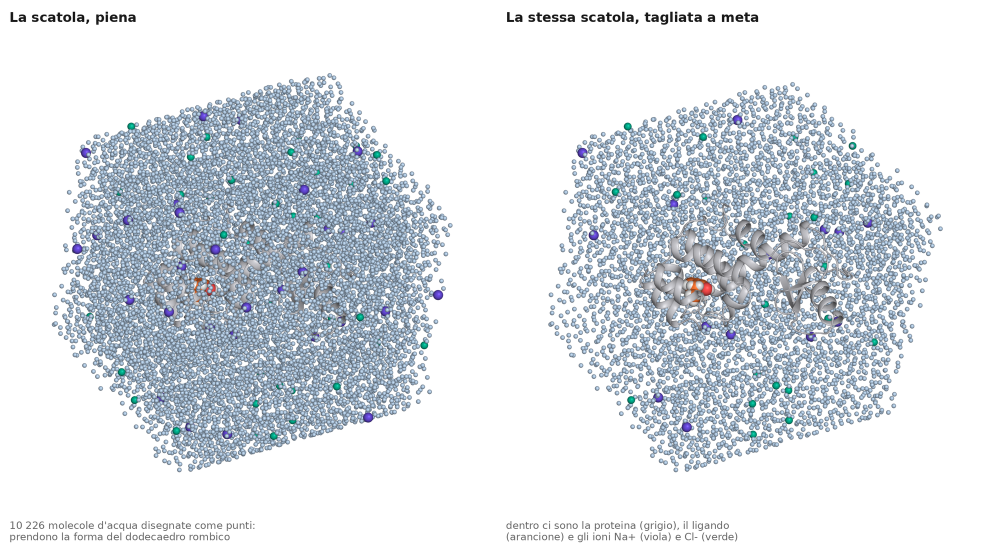
#> input picture img/00-sistema.png, 2000 x 1115 px, given in place of _an_rmsd.png, which was not available (shown at 1/2 size)
$ python fig_analisi.py ../../img/00-sistema.png ../../img/01-altloc.png
#> lines starting #> are read from the running program, lines starting #| are printed output that depends on the picture
### scripts/figure/grafici.py
"""Stile condiviso dai grafici e dagli schemi della guida.

Gli stessi colori delle immagini molecolari, cosi una curva blu e sempre la
stessa cosa di un atomo blu.  Richiede numpy e matplotlib.
"""
import matplotlib

matplotlib.use("Agg")
import matplotlib.pyplot as plt
import numpy as np

BLU, ARANCIO, ACQUA = "#257de0", "#f47230", "#00b894"
GIALLO, VIOLA, ROSSO = "#f2a600", "#6a4ce2", "#ec4647"
INCHIOSTRO, ATTENUATO, TENUE = "#191919", "#666666", "#d8d8d8"


def leggi_xvg(path):
    """Un .xvg e fatto di colonne di numeri, con commenti '#' e comandi '@'."""
    righe = []
    for l in open(path):
        l = l.strip()
        if not l or l[0] in "#@&":
            continue
        try:
            righe.append([float(v) for v in l.split()])
        except ValueError:
            continue
    return np.array(righe)


def stile(ax, xlabel="", ylabel="", titolo="", griglia="y"):
    if titolo:
        ax.set_title(titolo, color=INCHIOSTRO, fontsize=12.5,
                     fontweight="bold", loc="left", pad=10)
    ax.set_xlabel(xlabel, color=ATTENUATO, fontsize=10.5)
    ax.set_ylabel(ylabel, color=ATTENUATO, fontsize=10.5)
    ax.tick_params(colors=ATTENUATO, labelsize=9.5, length=3)
    for lato in ("top", "right"):
        ax.spines[lato].set_visible(False)
    for lato in ("left", "bottom"):
        ax.spines[lato].set_color(TENUE)
    if griglia:
        ax.grid(axis=griglia, color=TENUE, linewidth=0.7, alpha=0.9)
    ax.set_axisbelow(True)


# [6 lines left out: function pulisci, not called in this run]


def salva(fig, path, dpi=165):
    fig.savefig(path, dpi=dpi, facecolor="white", bbox_inches="tight")
    plt.close(fig)
    print("scritto", path)


GRASSETTO = "/usr/share/fonts/truetype/dejavu/DejaVuSans-Bold.ttf"
NORMALE = "/usr/share/fonts/truetype/dejavu/DejaVuSans.ttf"


def affianca(pannelli, uscita, didascalia="", titolo_h=50, didascalia_h=0,
             margine=18):
    """Affianca immagini gia pronte: [(percorso, etichetta), ...].

    Come comune.componi, ma senza PyMOL: serve negli script che girano col
    python di sistema.
    """
    from PIL import Image, ImageDraw, ImageFont

    imgs = [Image.open(p).convert("RGB") for p, _ in pannelli]
    h = max(i.height for i in imgs)
    larghezze = [int(i.width * h / i.height) for i in imgs]
    imgs = [i.resize((w, h), Image.LANCZOS) for i, w in zip(imgs, larghezze)]

    W = sum(larghezze) + (len(imgs) + 1) * margine
    H = titolo_h + h + didascalia_h + 2 * margine
    tela = Image.new("RGB", (W, H), "white")
    d = ImageDraw.Draw(tela)
    f_t = ImageFont.truetype(GRASSETTO, 32)
    f_c = ImageFont.truetype(NORMALE, 25)

    x = margine
    for (p, etichetta), im in zip(pannelli, imgs):
        if etichetta:
            d.text((x + 6, margine + 4), etichetta, font=f_t, fill=(25, 25, 25))
        tela.paste(im, (x, margine + titolo_h))
        x += im.width + margine
    if didascalia:
        d.text((margine + 6, margine + titolo_h + h + 8), didascalia,
               font=f_c, fill=(102, 102, 102))
    tela.save(uscita)
    print("composto", uscita, tela.size)

### scripts/figure/fig_analisi.py
"""Pagina 08: RMSD e RMSF, il concetto accanto al risultato.

   python3 fig_analisi.py <cartella_analisi> <cartella_img>

Si aspetta di trovare in <cartella_img> i pannelli molecolari prodotti da
fig_analisi_mol.py (_an_rmsd.png e _an_rmsf.png).
"""
import os
import sys

sys.path.insert(0, os.path.dirname(os.path.abspath(__file__)))
import grafici as g
import matplotlib.pyplot as plt
import numpy as np

andir, odir = sys.argv[1], sys.argv[2]

# ==========================================================================
# 08-rmsd.png
# ==========================================================================
fig, ax = plt.subplots(figsize=(6.4, 5.4))
for nome, colore, etichetta in (("rmsd_backbone.xvg", g.BLU, "scheletro proteico"),
                                ("rmsd_jz4.xvg", g.ARANCIO, "ligando JZ4")):
    p = os.path.join(andir, nome)
    if not os.path.exists(p):
        continue
    d = g.leggi_xvg(p)
    ax.plot(d[:, 0], d[:, 1], color=colore, linewidth=1.8, label=etichetta)
    # le due curve finiscono quasi alla stessa altezza: le scritte dirette
    # vanno scostate a mano, altrimenti si sovrappongono
    dy = 11 if colore == g.ARANCIO else -11
    ax.annotate(etichetta, (d[-1, 0], d[-1, 1]), xytext=(6, dy),
                textcoords="offset points", color=colore, fontsize=9.5,
                va="center", fontweight="bold")
g.stile(ax, "tempo (ns)", "RMSD (nm)")
ax.legend(frameon=False, fontsize=9.5, labelcolor=g.ATTENUATO, loc="lower right")
ax.margins(x=0.20)
grafico = os.path.join(odir, "_rmsd_plot.png")
g.salva(fig, grafico)

g.affianca(
    [(os.path.join(odir, "_an_rmsd.png"), "A. Che cosa misura"),
     (grafico, "B. Che cosa viene fuori")],
    os.path.join(odir, "08-rmsd.png"),
    didascalia=(
        "A: il primo fotogramma (grigio) e l'ultimo (blu), sovrapposti sugli atomi CA.  L'RMSD e la distanza media\n"
        "fra atomi corrispondenti DOPO la sovrapposizione: senza, misurerebbe solo il fatto che la proteina si e spostata.\n"
        "B: una curva piatta vuol dire che la struttura tiene.  Il ligando (arancione) oscilla di piu della proteina perche\n"
        "e una molecola piccola in una tasca, non perche se ne stia andando."),
    didascalia_h=130,
)
#> in affianca, `imgs = [Image.open(p).convert("RGB") for p, _ in pannelli]`: imgs = 2 items
#> in affianca, `h = max(i.height for i in imgs)`: h = 1115
#> in affianca, `larghezze = [int(i.width * h / i.height) for i in imgs]`: larghezze = [2000, 1309]
#> in affianca, `W = sum(larghezze) + (len(imgs) + 1) * margine`: W = 3363
#> in affianca, `H = titolo_h + h + didascalia_h + 2 * margine`: H = 1331
#> in affianca, `tela = Image.new("RGB", (W, H), "white")`: tela: PIL image 3363x1331 RGB; every value is 255
#> the loop in affianca, `for (p, etichetta), im in zip(pannelli, imgs):` made 2 passes
#> (p, etichetta, x) on passes 1 to 2: ('../../img/01-altloc.png/_an_rmsd.png', 'A. Che cosa misura', 2036), ('../../img/01-altloc.png/_rmsd_plot.png', 'B. Che cosa viene fuori', 3363)
#> after the loop in affianca, `for (p, etichetta), im in zip(pannelli, imgs):`:
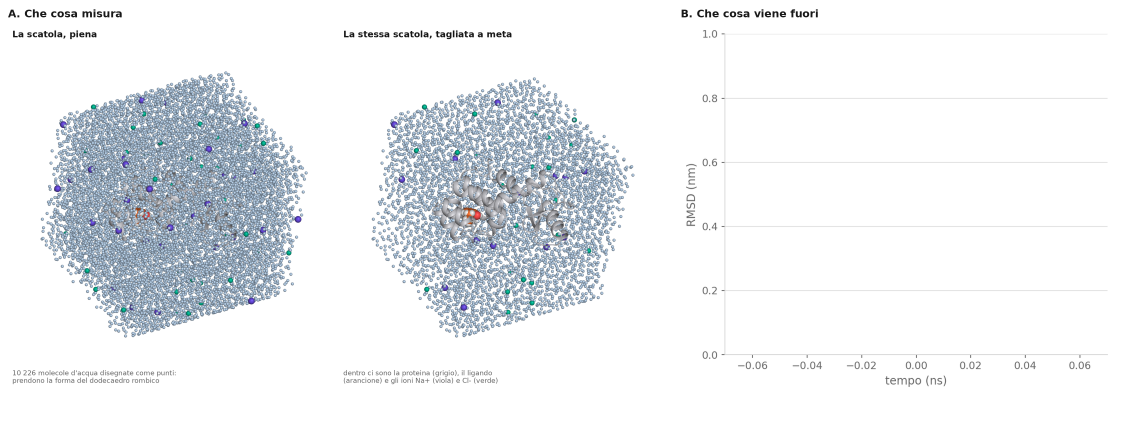
#> tela: PIL image 3363x1331 RGB (shown at 1/3 size); mean R, G, B 236.8, 239.4, 242
#> after the loop in affianca, `for (p, etichetta), im in zip(pannelli, imgs):`: x = 3363
#> in affianca, `tela.save(uscita)`:
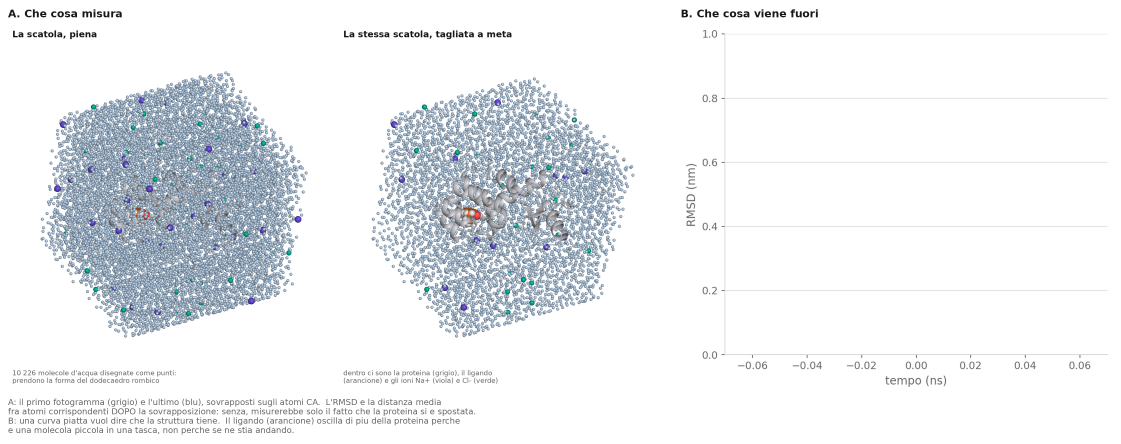
#> saved as 08-rmsd.png: PIL image 3363x1331 RGB (shown at 1/3 size); mean R, G, B 236, 238.6, 241.2
#| composto ../../img/01-altloc.png/08-rmsd.png (3363, 1331)
os.remove(grafico)

# ==========================================================================
# 08-rmsf.png
# ==========================================================================
fig, ax = plt.subplots(figsize=(6.4, 5.4))
#> (the run stopped early here; a loop or call above may not have finished)

$ run again, on img/01-altloc.png
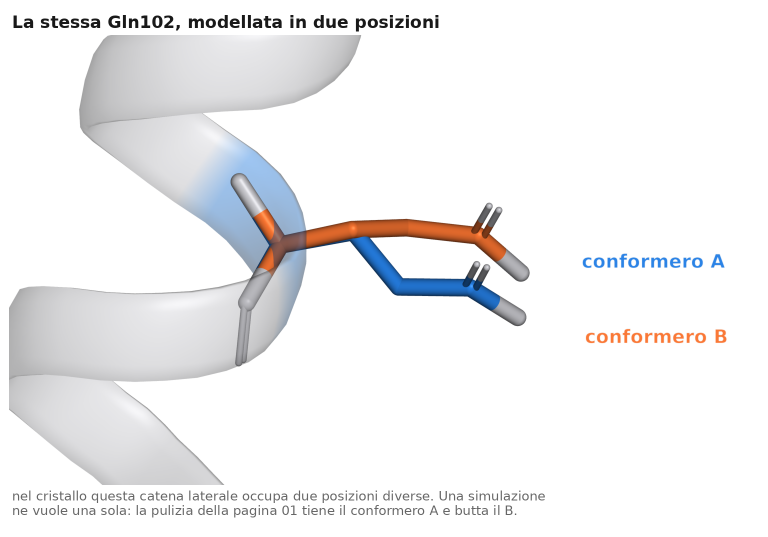
#> input picture img/01-altloc.png, 1536 x 1074 px, given in place of _an_rmsd.png, which was not available (shown at 1/2 size)
#> imgs = 2 items
#> h = 1074
#> larghezze = [1536, 1261]
#> W = 2851
#> H = 1290
#> the loop in affianca, `for (p, etichetta), im in zip(pannelli, imgs):` made 2 passes
#> (p, etichetta, x) on passes 1 to 2: ('../../img/01-altloc.png/_an_rmsd.png', 'A. Che cosa misura', 1572), ('../../img/01-altloc.png/_rmsd_plot.png', 'B. Che cosa viene fuori', 2851)
#> after the loop in affianca, `for (p, etichetta), im in zip(pannelli, imgs):`:
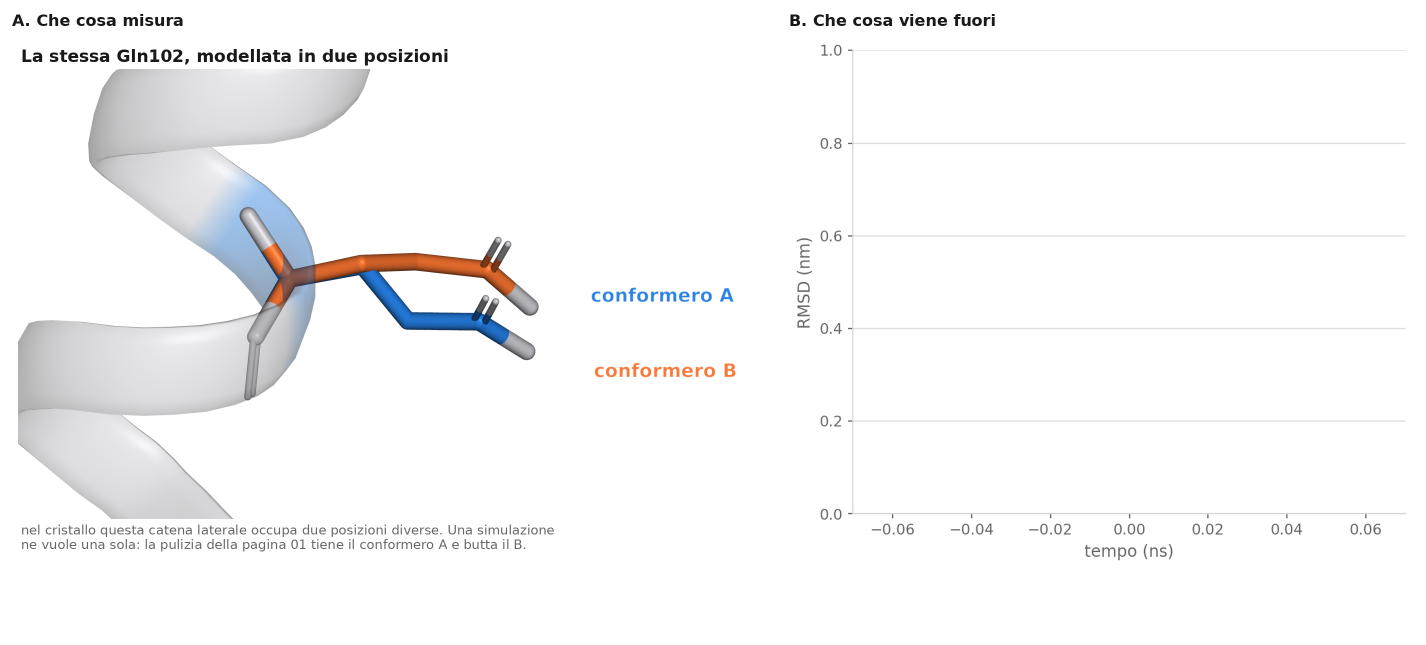
#> tela: PIL image 2851x1290 RGB (shown at 1/2 size); mean R, G, B 247.5, 247.5, 247.9
#> after the loop in affianca, `for (p, etichetta), im in zip(pannelli, imgs):`: x = 2851
#> in affianca, `tela.save(uscita)`:
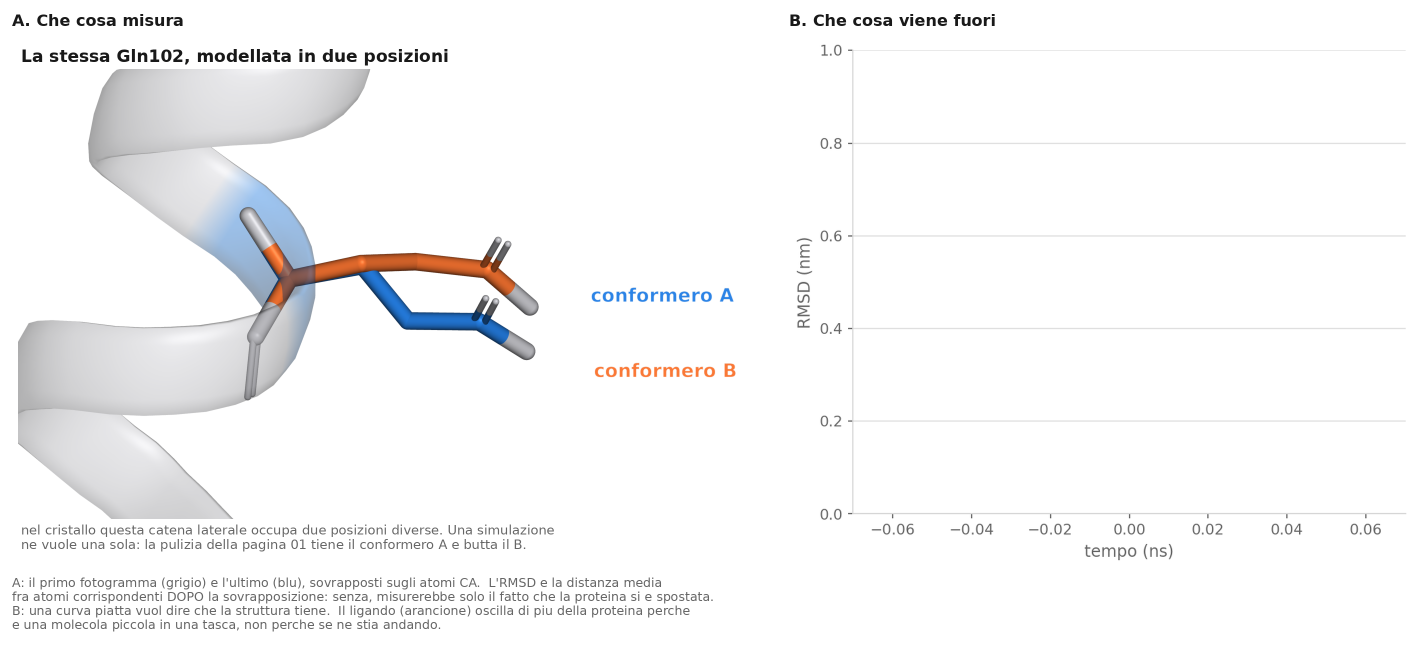
#> saved as 08-rmsd.png: PIL image 2851x1290 RGB (shown at 1/2 size); mean R, G, B 246.5, 246.5, 246.9
#| composto ../../img/01-altloc.png/08-rmsd.png (2851, 1290)

$ run again, on img/01-proteina.png
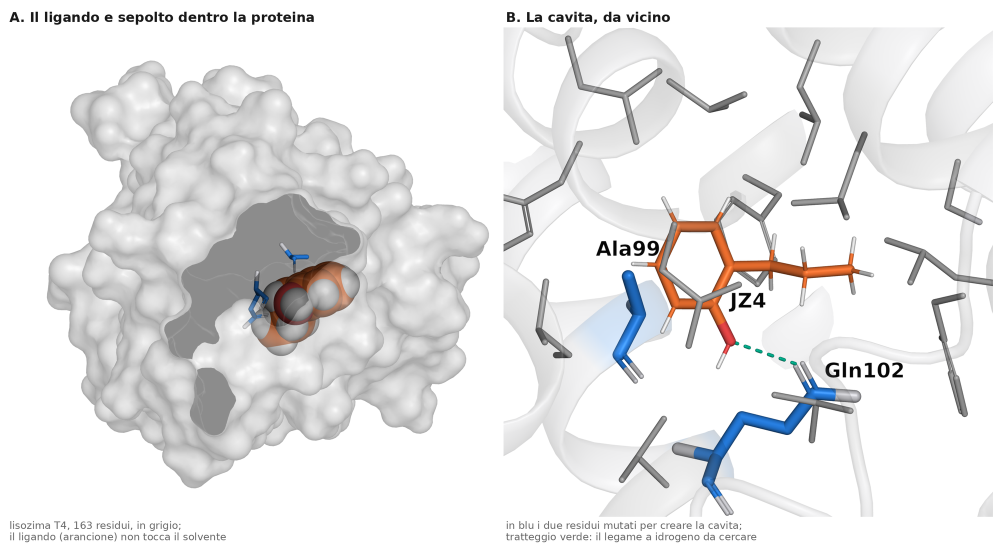
#> input picture img/01-proteina.png, 2000 x 1115 px, given in place of _an_rmsd.png, which was not available (shown at 1/2 size)
#> imgs = 2 items
#> h = 1115
#> larghezze = [2000, 1309]
#> W = 3363
#> H = 1331
#> the loop in affianca, `for (p, etichetta), im in zip(pannelli, imgs):` made 2 passes
#> (p, etichetta, x) on passes 1 to 2: ('../../img/01-proteina.png/_an_rmsd.png', 'A. Che cosa misura', 2036), ('../../img/01-proteina.png/_rmsd_plot.png', 'B. Che cosa viene fuori', 3363)
#> after the loop in affianca, `for (p, etichetta), im in zip(pannelli, imgs):`:
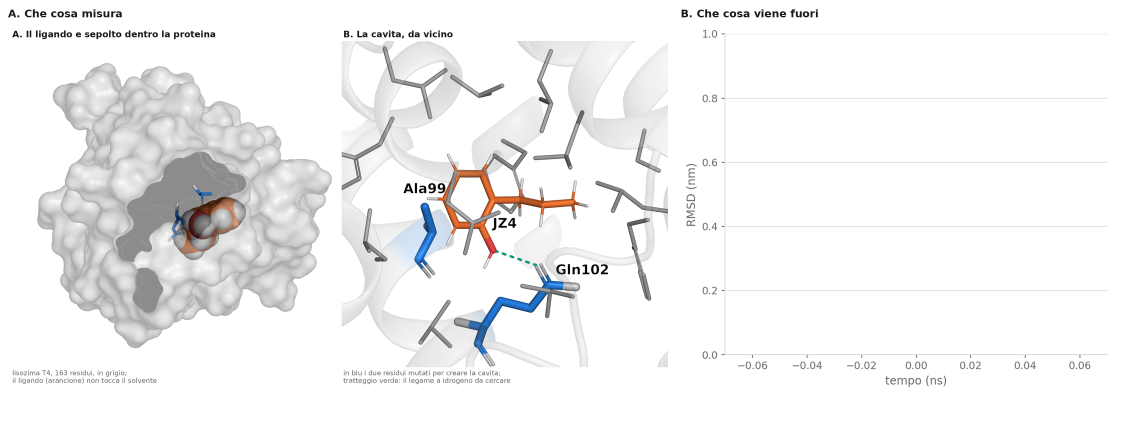
#> tela: PIL image 3363x1331 RGB (shown at 1/3 size); mean R, G, B 242.4, 242.3, 242.4
#> after the loop in affianca, `for (p, etichetta), im in zip(pannelli, imgs):`: x = 3363
#> in affianca, `tela.save(uscita)`:
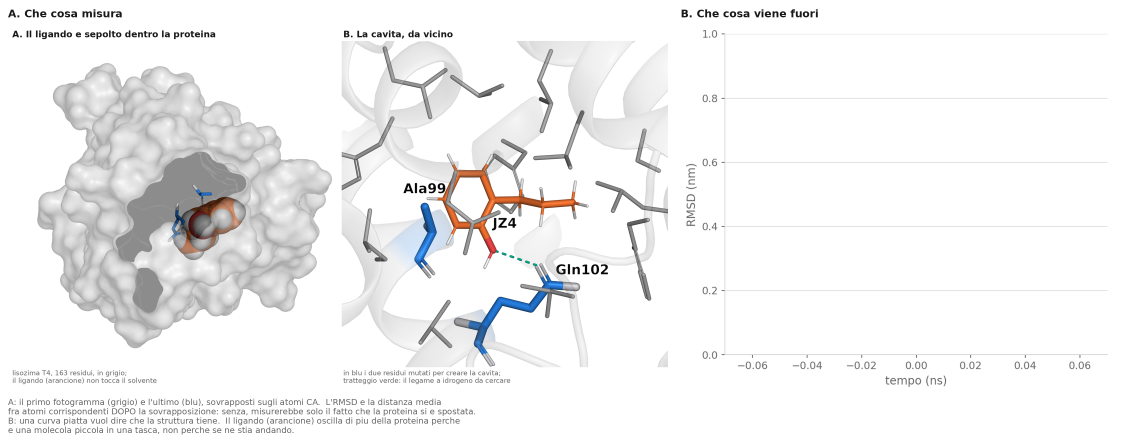
#> saved as 08-rmsd.png: PIL image 3363x1331 RGB (shown at 1/3 size); mean R, G, B 241.6, 241.5, 241.6
#| composto ../../img/01-proteina.png/08-rmsd.png (3363, 1331)
